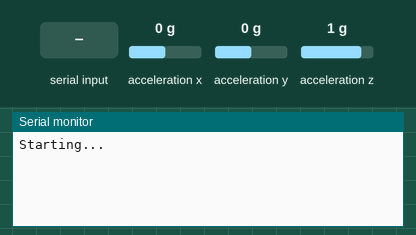
Recording of a sketch running on a simulated Arduino Nano 33 BLE. On the bench: the last lines printed to the serial monitor. Inputs (shaded band) come from the test bench; at power-on: acceleration y 0 g, acceleration x 0 g, acceleration z 1 g.

Above: at 1.2 s.
1.3 s: "90,45\n" received over Serial
At 2.5 s:
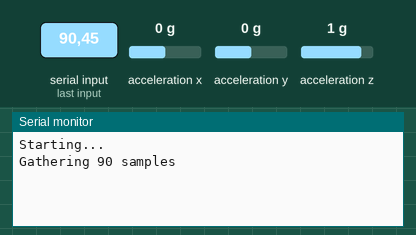
2.8 s: acceleration y set to -1.4 g
At 3.3 s:
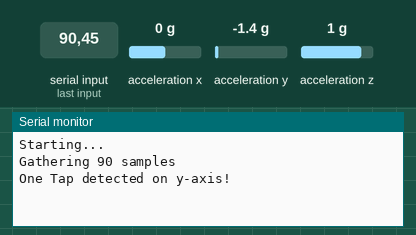

The sketch:

gesture_recogniser_double_tap.ino
```cpp
#include <Arduino.h>
#include <Arduino_LSM9DS1.h>
#include <cmath>

//// Number of samples considered
int n_curr = 0;
//// How often we should save a measurement during downsampling
int sample_every_n;
//// The number of measurements since we last saved one
int sample_skip_counter = 1;
//// The expected accelerometer data sample frequency
const float kTargetHz = 100;
//// Total number of samples to consider
int n_samples = 0;
//// Shock width
float SHOCK_W = 10.0;
//// Acceleration tap threshold
float ACCEL_THRESHOLD = 0.04;
//// Max double Tap separation
float TAP_SEP = 150.0;

// Good parameters: SHOCK_W = 10.0, ACCEL_THRESHOLD = 2.0, TAP_SEP = 400.0

bool SetupAccelerometer() {
  // Switch on the IMU
  if (!IMU.begin()) {
    Serial.println("Failed to initialise IMU");
    return false;
  }

  // Make sure we are pulling measurements into a FIFO.
  // If you see an error on this line, make sure you have at least v1.1.0 of the
  // Arduino_LSM9DS1 library installed.
  IMU.setContinuousMode();

  // Determine how many measurements to keep in order to
  //  meet kTargetHz
  float sample_rate = IMU.accelerationSampleRate();
  sample_every_n = static_cast<int>(roundf(sample_rate / kTargetHz));

  Serial.println("Starting...");

  return true;
}

void ReadAccelerometer() {
  float t_prev = millis()+10;
  float t_prev_prev = millis();
  float y_prev = 0;
  float z_prev = 0;
  float y_prev_prev = 0;
  float z_prev_prev = 0;
  float t_prev_tap_y = millis();
  float t_prev_tap_z = millis();

  bool first_tap_y = false;
  bool first_tap_z = false;

  bool second_tap_y = false;
  bool second_tap_z = false;
  while (n_curr < n_samples) {
    while (IMU.accelerationAvailable()) {
      float x, y, z;
      // Read each sample, removing it from the device's FIFO buffer
      if (!IMU.readAcceleration(x, y, z)) {
        Serial.println("Failed to read data");
        break;
      }
      // Throw away this sample unless it's the nth
      if (sample_skip_counter != sample_every_n) {
        sample_skip_counter += 1;
        continue;
      }

      // Since we took a sample, reset the skip counter
      sample_skip_counter = 1;

      // Record time that data was gathered
      float t = millis();

      // Calculate the second derivative of acceleration
      float dt1 = t_prev - t_prev_prev;
      float dt2 = t - t_prev;
      float ddydt = 2*(y*dt1 + y_prev_prev*dt2 - y_prev*(dt1 + dt2)) / (dt1 * dt2 * (dt1+dt2));

      // Check if second derivative exceeds threshold and register tap
      if (ddydt > ACCEL_THRESHOLD) {
        if (t - t_prev_tap_y < TAP_SEP) { // This is the second tap
          Serial.println("Double Tap detected on y-axis!");
          second_tap_y = true;
          first_tap_y = false;
        } else { // This is the first tap
          first_tap_y = true;
          t_prev_tap_y = millis();
        }
      }

//      float ddzdt = 2*(z*dt1 + z_prev_prev*dt2 - z_prev*(dt1 + dt2)) / (dt1 * dt2 * (dt1+dt2));
//
//      // Check if second derivative exceeds threshold and register tap
//      if (ddzdt > ACCEL_THRESHOLD) {
//        if (t - t_prev_tap_z < TAP_SEP) { // This is the second tap
////          Serial.println("Double Tap detected on z-axis!");
//          second_tap_z = true;
//          first_tap_z = false;
//        } else { // This is the first tap
////          Serial.println("One Tap detected on z-axis!");
//          first_tap_z = true;
//          t_prev_tap_z = millis();
//        }
//      }

//      if (first_tap_y && !(first_tap_z && ddydt > ddzdt)) {
//        Serial.println("Tap detected on the y-axis!");
//      } else if (first_tap_z && !(first_tap_y && ddzdt > ddydt)) {
//        Serial.println("Tap detected on the z-axis!");
//      }
//
//      if (second_tap_y && !(second_tap_z && ddydt > ddzdt)) {
//        Serial.println("Double Tap detected on the y-axis!");
//      } else if (second_tap_z && !(second_tap_y && ddzdt > ddydt)) {
//        Serial.println("Double Tap detected on the z-axis!");
//      }

//      first_tap_y = false;
//      first_tap_z = false;

      else if (first_tap_y && t - t_prev_tap_y > TAP_SEP) { // Single tap detected
        Serial.println("One Tap detected on y-axis!");
        first_tap_y = false;
      }

      second_tap_y = false;
      second_tap_z = false;

      // Set data for next iteration
      t_prev_prev = t_prev;
      t_prev = t;

      y_prev_prev = y_prev;
      y_prev = y;
      z_prev_prev = z_prev;
      z_prev = z;

      n_curr++;
    }
  }
  n_curr = 0;
}

void setup() {
  Serial.begin(9600);
  SetupAccelerometer();
  return;
}

void loop() {
  n_samples = Serial.parseInt();
  if (n_samples > 0) {
    Serial.print("\nGathering ");
    Serial.print(n_samples);
    Serial.print(" samples \n");
    ReadAccelerometer();
    Serial.println("Finished Gathering Samples.\n");
  }
}
```

Measured:
- after the input at 1.3 s, the serial monitor: prints a new line at once (image 1)
- after the input at 2.8 s, the serial monitor: prints a new line after 0.15 s (image 2)
